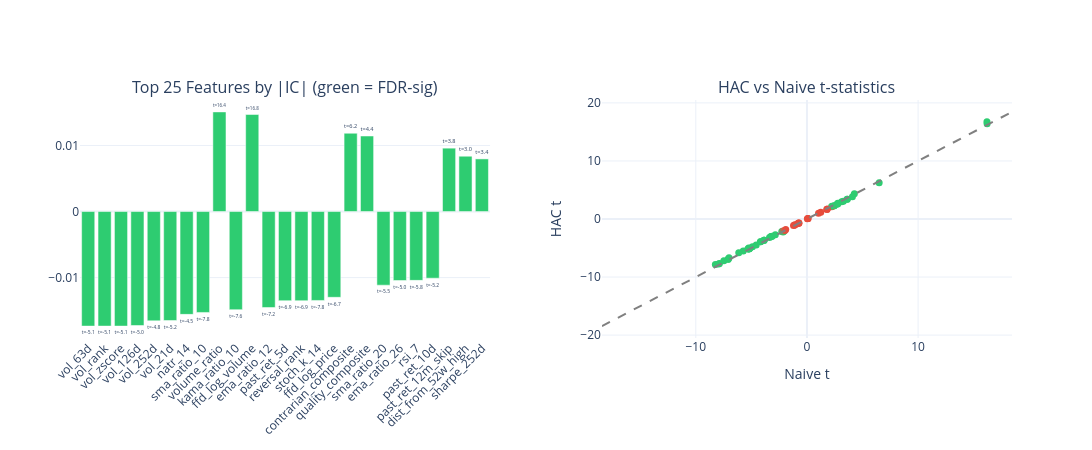

Notebook code for this chart:
### Markdown cell above
### IC Bar Chart & HAC Scatter

Left panel: top features by absolute IC, colored by FDR significance.
Right panel: HAC vs naive t-statistics — points below the 45-degree line
show features whose significance is inflated by autocorrelation.

### Code cell
top_n = min(25, len(eval_summary))
top = eval_summary.head(top_n)

fig = make_subplots(
    rows=1,
    cols=2,
    subplot_titles=[
        f"Top {top_n} Features by |IC| (green = FDR-sig)",
        "HAC vs Naive t-statistics",
    ],
    horizontal_spacing=0.12,
)

# Panel 1: IC bar chart
colors = ["#2ecc71" if s else "#95a5a6" for s in top["fdr_sig"].to_list()]
fig.add_trace(
    go.Bar(
        x=top["feature"].to_list(),
        y=top["ic_mean"].to_list(),
        marker_color=colors,
        text=[f"t={t:.1f}" for t in top["hac_t"].to_list()],
        textposition="outside",
        showlegend=False,
    ),
    row=1,
    col=1,
)

# Panel 2: HAC scatter
fig.add_trace(
    go.Scatter(
        x=eval_summary["naive_t"].to_list(),
        y=eval_summary["hac_t"].to_list(),
        mode="markers",
        marker=dict(
            color=["#2ecc71" if s else "#e74c3c" for s in eval_summary["fdr_sig"].to_list()],
            size=7,
        ),
        text=eval_summary["feature"].to_list(),
        showlegend=False,
    ),
    row=1,
    col=2,
)

# 45-degree line
max_t = (
    max(
        eval_summary["naive_t"].cast(pl.Float64, strict=False).abs().max() or 1.0,
        eval_summary["hac_t"].cast(pl.Float64, strict=False).abs().max() or 1.0,
    )
    * 1.1
)
fig.add_trace(
    go.Scatter(
        x=[-max_t, max_t],
        y=[-max_t, max_t],
        mode="lines",
        line=dict(dash="dash", color="gray"),
        showlegend=False,
    ),
    row=1,
    col=2,
)

fig.update_layout(template="plotly_white", height=450, width=1100)
fig.update_xaxes(tickangle=-45, row=1, col=1)
fig.update_xaxes(title_text="Naive t", row=1, col=2)
fig.update_yaxes(title_text="HAC t", row=1, col=2)
fig.show()

### Figure 1 — Plotly figure (JSON) as saved in the notebook; plotly's stock layout.template omitted (floating-point values rounded to 4 significant figures)
{"data": [{"marker": {"color": ["#2ecc71", "#2ecc71", "#2ecc71", "#2ecc71", "#2ecc71", "#2ecc71", "#2ecc71", "#2ecc71", "#2ecc71", "#2ecc71", "#2ecc71", "#2ecc71", "#2ecc71", "#2ecc71", "#2ecc71", "#2ecc71", "#2ecc71", "#2ecc71", "#2ecc71", "#2ecc71", "#2ecc71", "#2ecc71", "#2ecc71", "#2ecc71", "#2ecc71"]}, "showlegend": false, "text": ["t=-5.1", "t=-5.1", "t=-5.1", "t=-5.0", "t=-4.8", "t=-5.2", "t=-4.5", "t=-7.8", "t=16.4", "t=-7.6", "t=16.8", "t=-7.2", "t=-6.9", "t=-6.9", "t=-7.8", "t=-6.7", "t=6.2", "t=4.4", "t=-5.5", "t=-5.0", "t=-5.8", "t=-5.2", "t=3.8", "t=3.0", "t=3.4"], "textposition": "outside", "type": "bar", "x": ["vol_63d", "vol_rank", "vol_zscore", "vol_126d", "vol_252d", "vol_21d", "natr_14", "sma_ratio_10", "volume_ratio", "kama_ratio_10", "ffd_log_volume", "ema_ratio_12", "past_ret_5d", "reversal_rank", "stoch_k_14", "ffd_log_price", "contrarian_composite", "quality_composite", "sma_ratio_20", "ema_ratio_26", "rsi_7", "past_ret_10d", "past_ret_12m_skip", "dist_from_52w_high", "sharpe_252d"], "xaxis": "x", "y": [-0.01734, -0.01734, -0.01734, -0.01725, -0.01655, -0.01649, -0.01557, -0.01528, 0.01508, -0.01485, 0.01469, -0.01452, -0.0135, -0.0135, -0.01346, -0.01298, 0.01185, 0.01143, -0.01114, -0.01044, -0.01042, -0.01009, 0.009594, 0.008372, 0.007967], "yaxis": "y"}, {"marker": {"color": ["#2ecc71", "#2ecc71", "#2ecc71", "#2ecc71", "#2ecc71", "#2ecc71", "#2ecc71", "#2ecc71", "#2ecc71", "#2ecc71", "#2ecc71", "#2ecc71", "#2ecc71", "#2ecc71", "#2ecc71", "#2ecc71", "#2ecc71", "#2ecc71", "#2ecc71", "#2ecc71", "#2ecc71", "#2ecc71", "#2ecc71", "#2ecc71", "#2ecc71", "#2ecc71", "#2ecc71", "#2ecc71", "#2ecc71", "#2ecc71", "#2ecc71", "#2ecc71", "#2ecc71", "#2ecc71", "#2ecc71", "#2ecc71", "#2ecc71", "#2ecc71", "#2ecc71", "#2ecc71", "#2ecc71", "#e74c3c", "#2ecc71", "#2ecc71", "#2ecc71", "#2ecc71", "#e74c3c", "#e74c3c", "#e74c3c", "#e74c3c", "#e74c3c", "#e74c3c", "#e74c3c", "#e74c3c", "#2ecc71", "#e74c3c", "#e74c3c", "#e74c3c", "#e74c3c", "#e74c3c", "#e74c3c", "#e74c3c", "#e74c3c", "#e74c3c", "#e74c3c"], "size": 7}, "mode": "markers", "showlegend": false, "text": ["vol_63d", "vol_rank", "vol_zscore", "vol_126d", "vol_252d", "vol_21d", "natr_14", "sma_ratio_10", "volume_ratio", "kama_ratio_10", "ffd_log_volume", "ema_ratio_12", "past_ret_5d", "reversal_rank", "stoch_k_14", "ffd_log_price", "contrarian_composite", "quality_composite", "sma_ratio_20", "ema_ratio_26", "rsi_7", "past_ret_10d", "past_ret_12m_skip", "dist_from_52w_high", "sharpe_252d", "sharpe_rank_252d", "rsi_14", "rsi_rank", "past_ret_21d", "mom_rank_21d", "sharpe_189d", "mom_accel_medium", "mom_rev_spread", "sma_ratio_50", "mom12m_x_liq", "mom_accel_long", "past_ret_252d", "mom_rank_252d", "sharpe_21d", "sharpe_126d", "sharpe_rank_126d", "past_ret_189d", "dist_from_52w_low", "mom_x_liq", "cci_20", "illiq_rank", "mom_accel_short", "mom_zscore_6m", "past_ret_126d", "mom_rank_126d", "past_ret_42d", "momentum_composite", "sma_ratio_200", "sma_ratio_100", "vol_ratio_medium", "garch_cond_vol", "macd_pct", "sharpe_42d", "past_ret_63d", "mom_rank_63d", "adx_14", "vol_ratio_short", "sharpe_63d", "sharpe_rank_63d", "liq_rank"], "type": "scatter", "x": [-5.213, -5.213, -5.213, -5.129, -4.904, -5.235, -4.565, -7.948, 16.21, -7.872, 16.2, -7.475, -7.086, -7.086, -8.24, -7.012, 6.498, 4.266, -5.733, -5.245, -6.136, -5.315, 4.093, 3.12, 3.622, 3.622, -4.181, -4.181, -3.854, -3.854, 3.274, -3.866, -3.249, -3.199, 2.777, -3.126, 2.458, 2.458, -3.367, 2.748, 2.748, 2.233, -2.264, 2.236, -2.845, -2.146, -2.152, 1.81, 1.81, 1.81, -1.91, 1.243, 1.041, -1.122, -2.073, -1.994, -1.095, -1.208, -0.7354, -0.7354, -0.8573, -0.7249, 0.09463, 0.09463, 0.03806], "xaxis": "x2", "y": [-5.11, -5.11, -5.11, -5.017, -4.795, -5.179, -4.484, -7.75, 16.4, -7.649, 16.77, -7.212, -6.949, -6.949, -7.819, -6.681, 6.225, 4.357, -5.525, -4.991, -5.827, -5.175, 3.836, 2.954, 3.382, 3.382, -3.925, -3.925, -3.667, -3.667, 3.053, -3.656, -3.032, -3.019, 2.726, -2.959, 2.297, 2.297, -3.167, 2.563, 2.563, 2.092, -2.16, 2.204, -2.721, -2.229, -2.047, 1.695, 1.695, 1.695, -1.799, 1.164, 0.9755, -1.053, -2.108, -1.985, -1.038, -1.129, -0.6908, -0.6908, -0.828, -0.7456, 0.08828, 0.08828, 0.0387], "yaxis": "y2"}, {"line": {"color": "gray", "dash": "dash"}, "mode": "lines", "showlegend": false, "type": "scatter", "x": [-18.45, 18.45], "xaxis": "x2", "y": [-18.45, 18.45], "yaxis": "y2"}], "layout": {"annotations": [{"font": {"size": 16}, "showarrow": false, "text": "Top 25 Features by |IC| (green = FDR-sig)", "x": 0.22, "xanchor": "center", "xref": "paper", "y": 1.0, "yanchor": "bottom", "yref": "paper"}, {"font": {"size": 16}, "showarrow": false, "text": "HAC vs Naive t-statistics", "x": 0.78, "xanchor": "center", "xref": "paper", "y": 1.0, "yanchor": "bottom", "yref": "paper"}], "height": 450, "width": 1100, "xaxis": {"anchor": "y", "domain": [0.0, 0.44], "tickangle": -45}, "xaxis2": {"anchor": "y2", "domain": [0.56, 1.0], "title": {"text": "Naive t"}}, "yaxis": {"anchor": "x", "domain": [0.0, 1.0]}, "yaxis2": {"anchor": "x2", "domain": [0.0, 1.0], "title": {"text": "HAC t"}}}}
